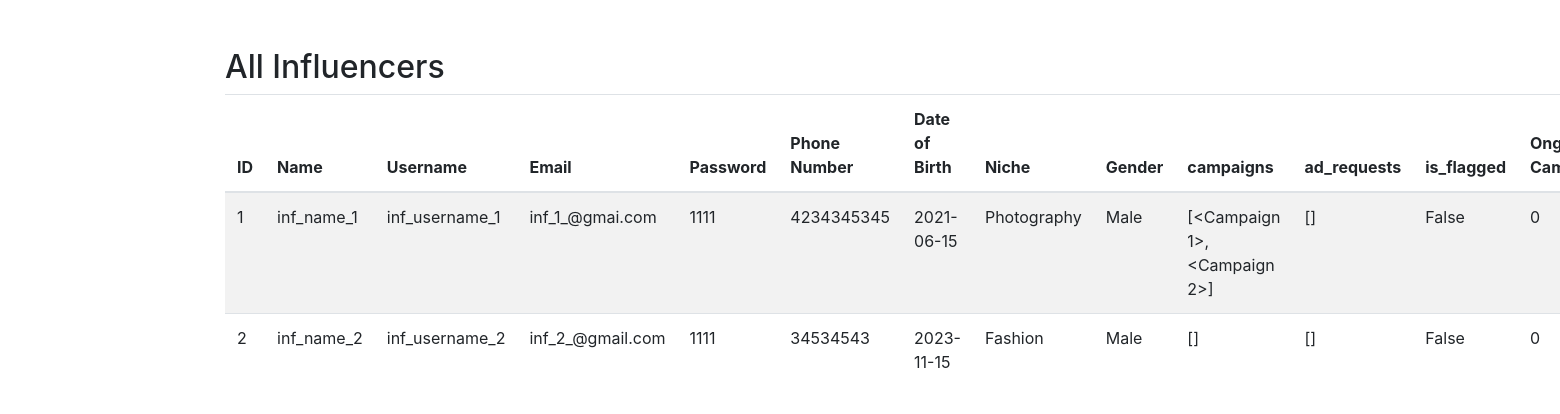
Page /display_influencers on the committed database.
### app/models.py (models this page shows)
class Influencer(db.Model):
    id = db.Column(db.Integer, primary_key=True)
    name = db.Column(db.String(30), nullable=False)
    username = db.Column(db.String(20), unique=True, nullable=False)
    email = db.Column(db.String(40), unique=True, nullable=False)
    password = db.Column(db.String(30), nullable=False)
    niche = db.Column(db.String(30), nullable=False)
    phone_number = db.Column(db.Integer, unique=True, nullable=False)
    dob = db.Column(db.Date, nullable=False)
    gender = db.Column(db.String(10), nullable=True)
    ongoing_campaigns = db.Column(db.Integer, default=0)
    successful_campaigns = db.Column(db.Integer, default=0)
    picture = db.Column(db.String(200), nullable=True)
    is_flagged = db.Column(db.Boolean, default=False)
    ad_requests = db.relationship('AdRequest', backref='influencer', lazy=True)
    campaigns = db.relationship('Campaign', backref='influencer', lazy=True)

### app/controllers/user/user.py (the view)
@user_bp.route('/display_influencers', methods=['GET', 'POST'])
def display_influencers():
    influencers = Influencer.query.all()
    return render_template('display_influencers.html',influencers = influencers)

### app/controllers/user/templates/display_influencers.html (shortened to what this page needs)
{% extends "login_layout.html" %}
{% block content %}
<div class="container mt-5">
    <h2 class="form-title">All Influencers</h2>
    <table class="table table-striped">
        <thead>
            <tr>
                <th>ID</th>
                <th>Name</th>
                <th>Username</th>
                <th>Email</th>
                <th>Password</th>
                <th>Phone Number</th>
                <th>Date of Birth</th>
                <th>Niche</th>
                <th>Gender</th>
                <th>campaigns</th>
                <th>ad_requests</th>
                <th>is_flagged</th>
                <th>Ongoing Campaigns</th>
            </tr>
        </thead>
        <tbody>
            {% for influencer in influencers %}
            <tr>
                <td>{{ influencer.id }}</td>
                <td>{{ influencer.name }}</td>
                <td>{{ influencer.username }}</td>
                <td>{{ influencer.email }}</td>
                <td>{{ influencer.password }}</td>
                <td>{{ influencer.phone_number }}</td>
                <td>{{ influencer.dob }}</td>
                <td>{{ influencer.niche }}</td>
                <td>{{ influencer.gender }}</td>
                <td>{{ influencer.campaigns }}</td>
                <td>{{ influencer.ad_requests }}</td>
                <td>{{ influencer.is_flagged }}</td>
                <td>{{ influencer.ongoing_campaigns }}</td>
            </tr>
            {% endfor %}
        </tbody>
    </table>
</div>
{% endblock %}

### rows in the picture
Influencer: id "1", name "inf_name_1", username "inf_username_1", email "inf_1_@gmai.com", password "1111", phone_number "4234345345", dob "2021-06-15", niche "Photography", gender "Male", campaigns "[<Campaign 1>, <Campaign 2>]", ad_requests "[]", is_flagged "False", ongoing_campaigns "0"
Influencer: id "2", name "inf_name_2", username "inf_username_2", email "inf_2_@gmail.com", password "1111", phone_number "34534543", dob "2023-11-15", niche "Fashion", gender "Male", campaigns "[]", ad_requests "[]", is_flagged "False", ongoing_campaigns "0"
